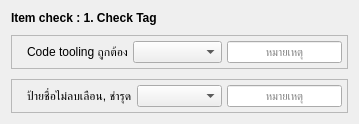
                                 <widget class="QWidget" name="tab">
                                  <property name="styleSheet">
                                   <string notr="true" />
                                  </property>
                                  <attribute name="title">
                                   <string>1.Check Tag</string>
                                  </attribute>
                                  <layout class="QVBoxLayout" name="verticalLayout_8">
                                   <item alignment="Qt::AlignTop">
                                    <widget class="QWidget" name="widget_12" native="true">
                                     <layout class="QVBoxLayout" name="verticalLayout_11">
                                      <property name="spacing">
                                       <number>10</number>
                                      </property>
                                      <property name="leftMargin">
                                       <number>0</number>
                                      </property>
                                      <property name="topMargin">
                                       <number>0</number>
                                      </property>
                                      <property name="rightMargin">
                                       <number>0</number>
                                      </property>
                                      <property name="bottomMargin">
                                       <number>0</number>
                                      </property>
                                      <item alignment="Qt::AlignTop">
                                       <widget class="QLabel" name="label_13">
                                        <property name="font">
                                         <font>
                                          <family>Tahoma</family>
                                          <pointsize>9</pointsize>
                                          <bold>true</bold>
                                         </font>
                                        </property>
                                        <property name="text">
                                         <string>Item check : 1. Check Tag</string>
                                        </property>
                                       </widget>
                                      </item>
                                      <item>
                                       <widget class="QFrame" name="frame_5">
                                        <property name="sizePolicy">
                                         <sizepolicy hsizetype="Preferred" vsizetype="Preferred">
                                          <horstretch>0</horstretch>
                                          <verstretch>0</verstretch>
                                         </sizepolicy>
                                        </property>
                                        <property name="font">
                                         <font>
                                          <family>Tahoma</family>
                                          <pointsize>9</pointsize>
                                          <bold>false</bold>
                                         </font>
                                        </property>
                                        <property name="frameShape">
                                         <enum>QFrame::StyledPanel</enum>
                                        </property>
                                        <property name="frameShadow">
                                         <enum>QFrame::Raised</enum>
                                        </property>
                                        <layout class="QHBoxLayout" name="horizontalLayout_14">
                                         <property name="spacing">
                                          <number>5</number>
                                         </property>
                                         <property name="leftMargin">
                                          <number>15</number>
                                         </property>
                                         <property name="topMargin">
                                          <number>5</number>
                                         </property>
                                         <property name="rightMargin">
                                          <number>5</number>
                                         </property>
                                         <property name="bottomMargin">
                                          <number>5</number>
                                         </property>
                                         <item alignment="Qt::AlignLeft">
                                          <widget class="QLabel" name="label_17">
                                           <property name="sizePolicy">
                                            <sizepolicy hsizetype="Expanding" vsizetype="Expanding">
                                             <horstretch>0</horstretch>
                                             <verstretch>0</verstretch>
                                            </sizepolicy>
                                           </property>
                                           <property name="font">
                                            <font>
                                             <family>Tahoma</family>
                                             <pointsize>9</pointsize>
                                             <bold>false</bold>
                                            </font>
                                           </property>
                                           <property name="text">
                                            <string>Code tooling ถูกต้อง</string>
                                           </property>
                                          </widget>
                                         </item>
                                         <item>
                                          <widget class="QComboBox" name="comboBox">
                                           <property name="sizePolicy">
                                            <sizepolicy hsizetype="Preferred" vsizetype="Preferred">
                                             <horstretch>0</horstretch>
                                             <verstretch>0</verstretch>
                                            </sizepolicy>
                                           </property>
                                           <property name="minimumSize">
                                            <size>
                                             <width>84</width>
                                             <height>20</height>
                                            </size>
                                           </property>
                                           <property name="maximumSize">
                                            <size>
                                             <width>200</width>
                                             <height>16777215</height>
                                            </size>
                                           </property>
                                           <property name="placeholderText">
                                            <string />
                                           </property>
                                           <item>
                                            <property name="text">
                                             <string />
                                            </property>
                                           </item>
                                           <item>
                                            <property name="text">
                                             <string>Pass</string>
                                            </property>
                                           </item>
                                           <item>
                                            <property name="text">
                                             <string>Not pass</string>
                                            </property>
                                           </item>
                                           <item>
                                            <property name="text">
                                             <string>Not check</string>
                                            </property>
                                           </item>
                                          </widget>
                                         </item>
                                         <item>
                                          <widget class="QLineEdit" name="lineEdit_4">
                                           <property name="sizePolicy">
                                            <sizepolicy hsizetype="Preferred" vsizetype="Preferred">
                                             <horstretch>0</horstretch>
                                             <verstretch>0</verstretch>
                                            </sizepolicy>
                                           </property>
                                           <property name="minimumSize">
                                            <size>
                                             <width>115</width>
                                             <height>20</height>
                                            </size>
                                           </property>
                                           <property name="font">
                                            <font>
                                             <family>Tahoma</family>
                                             <pointsize>8</pointsize>
                                            </font>
                                           </property>
                                           <property name="alignment">
                                            <set>Qt::AlignCenter</set>
                                           </property>
                                           <property name="placeholderText">
                                            <string>หมายเหตุ</string>
                                           </property>
                                          </widget>
                                         </item>
                                        </layout>
                                       </widget>
                                      </item>
                                      <item>
                                       <widget class="QFrame" name="frame_6">
                                        <property name="sizePolicy">
                                         <sizepolicy hsizetype="Preferred" vsizetype="Preferred">
                                          <horstretch>0</horstretch>
                                          <verstretch>0</verstretch>
                                         </sizepolicy>
                                        </property>
                                        <property name="frameShape">
                                         <enum>QFrame::StyledPanel</enum>
                                        </property>
                                        <property name="frameShadow">
                                         <enum>QFrame::Raised</enum>
                                        </property>
                                        <layout class="QHBoxLayout" name="horizontalLayout_15">
                                         <property name="spacing">
                                          <number>5</number>
                                         </property>
                                         <property name="leftMargin">
                                          <number>15</number>
                                         </property>
                                         <property name="topMargin">
                                          <number>5</number>
                                         </property>
                                         <property name="rightMargin">
                                          <number>5</number>
                                         </property>
                                         <property name="bottomMargin">
                                          <number>5</number>
                                         </property>
                                         <item alignment="Qt::AlignLeft">
                                          <widget class="QLabel" name="label_18">
                                           <property name="sizePolicy">
                                            <sizepolicy hsizetype="Expanding" vsizetype="Expanding">
                                             <horstretch>0</horstretch>
                                             <verstretch>0</verstretch>
                                            </sizepolicy>
                                           </property>
                                           <property name="font">
                                            <font>
                                             <family>Tahoma</family>
                                             <pointsize>9</pointsize>
                                             <bold>false</bold>
                                            </font>
                                           </property>
                                           <property name="text">
                                            <string>ป้ายชื่อไม่ลบเลือน, ชำรุด</string>
                                           </property>
                                          </widget>
                                         </item>
                                         <item>
                                          <widget class="QComboBox" name="comboBox_2">
                                           <property name="sizePolicy">
                                            <sizepolicy hsizetype="Preferred" vsizetype="Preferred">
                                             <horstretch>0</horstretch>
                                             <verstretch>0</verstretch>
                                            </sizepolicy>
                                           </property>
                                           <property name="minimumSize">
                                            <size>
                                             <width>84</width>
                                             <height>20</height>
                                            </size>
                                           </property>
                                           <property name="maximumSize">
                                            <size>
                                             <width>200</width>
                                             <height>16777215</height>
                                            </size>
                                           </property>
                                           <item>
                                            <property name="text">
                                             <string />
                                            </property>
                                           </item>
                                           <item>
                                            <property name="text">
                                             <string>Pass</string>
                                            </property>
                                           </item>
                                           <item>
                                            <property name="text">
                                             <string>Not pass</string>
                                            </property>
                                           </item>
                                           <item>
                                            <property name="text">
                                             <string>Not check</string>
                                            </property>
                                           </item>
                                          </widget>
                                         </item>
                                         <item>
                                          <widget class="QLineEdit" name="lineEdit_5">
                                           <property name="sizePolicy">
                                            <sizepolicy hsizetype="Preferred" vsizetype="Preferred">
                                             <horstretch>0</horstretch>
                                             <verstretch>0</verstretch>
                                            </sizepolicy>
                                           </property>
                                           <property name="minimumSize">
                                            <size>
                                             <width>115</width>
                                             <height>20</height>
                                            </size>
                                           </property>
                                           <property name="font">
                                            <font>
                                             <family>Tahoma</family>
                                             <pointsize>8</pointsize>
                                             <bold>false</bold>
                                            </font>
                                           </property>
                                           <property name="alignment">
                                            <set>Qt::AlignCenter</set>
                                           </property>
                                           <property name="placeholderText">
                                            <string>หมายเหตุ</string>
                                           </property>
                                          </widget>
                                         </item>
                                        </layout>
                                       </widget>
                                      </item>
                                     </layout>
                                    </widget>
                                   </item>
                                  </layout>
                                 </widget>
